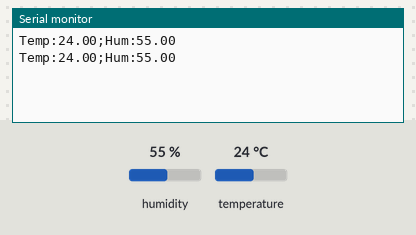
Bench run of a sketch on a simulated Arduino Uno, built with avr-gcc and run on an emulated ATmega328P. On the bench: the last lines printed to the serial monitor. The inputs (shaded band) are chosen by the test bench; at power-on: humidity 55 %, temperature 24 °C.

Above: at 2.8 s.
2.9 s: humidity set to 22 %
At 5.3 s:
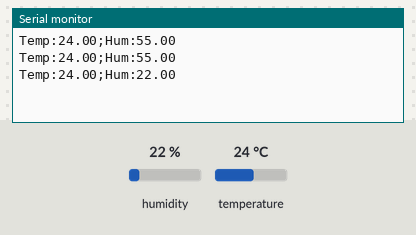
5.6 s: temperature set to 12 °C
At 6.8 s:
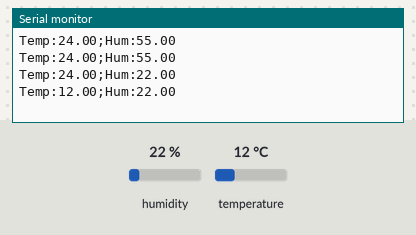
8.3 s: humidity set to 40 %
At 11.6 s:
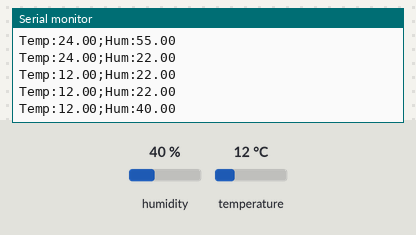
Timing chart, 0 to 13.1 s (numbered marks = the images above; inputs shaded):
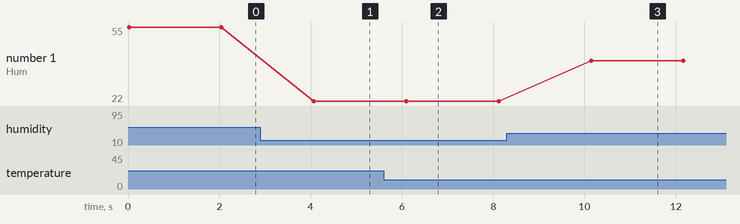

Measured:
- after the input at 2.9 s, the serial monitor: prints a new line after 1.2 s (image 1)
- after the input at 5.6 s, the serial monitor: prints a new line after 0.50 s (image 2)
- after the input at 8.3 s, the serial monitor: prints a new line after 1.8 s (image 3)
- plotted number 1: 55 → 22 after the input at 2.9 s, 22 → 40 after the input at 8.3 s

The sketch:

tem.ino
```cpp
#include "DHT.h"

#define DHPIN 4
#define DHTTYPE DHT11

DHT dht(DHPIN, DHTTYPE);

void setup() {
  Serial.begin(9600);
  dht.begin();
}

void loop() {
  float temp = dht.readTemperature();
  float hum = dht.readHumidity();

  if (!isnan(temp) && !isnan(hum)) {
    Serial.print("Temp:");
    Serial.print(temp);
    Serial.print(";Hum:");
    Serial.println(hum);
  }

  delay(2000);  // รอ 2 วินาที (2000 มิลลิวินาที)
}
```
